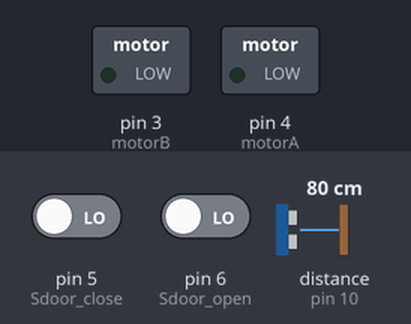
Simulated run of this sketch. Board: Arduino Uno, built with avr-gcc and run on an emulated ATmega328P. Parts: switched loads named in the sketch (green lamp = pin HIGH). Wiring (inferred from the names in the program): ultrasonic range finder: trigger pin 9; echo pin 10. The inputs (shaded band) are chosen by the test bench; at power-on: pin 5 (Sdoor_close) LOW, pin 6 (Sdoor_open) LOW, distance to the obstacle (sensor on pin 10) 80 cm. The echo pulse lasts 58.3 µs per cm; pins used as bus, display or sensor lines are not drawn.

Above: at 1.2 s.
1.3 s: pin 5 (Sdoor_close) driven HIGH
At 2.3 s:
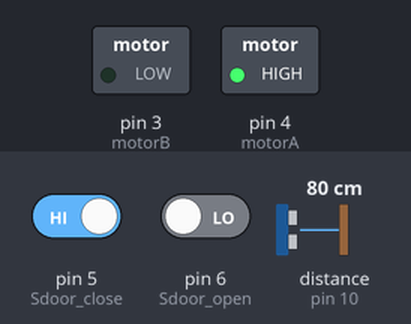
2.9 s: pin 5 (Sdoor_close) driven LOW
At 6.3 s:
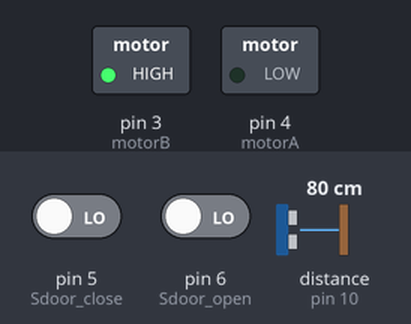
Timing chart, 0 to 7.8 s (numbered marks = the images above; inputs shaded):
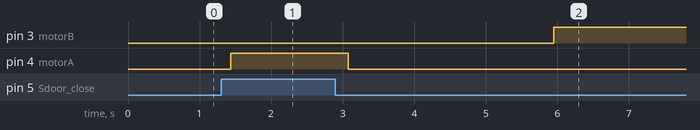

The sketch:

door_Auto.ino
```cpp
#include <HCSR04.h>

#define tpin 9 //ขาทริก
#define epin 10 //ขาแอคโค้
#define Sdoor_close 5 //door pin ขาสวืทฝั่งปิด
#define Sdoor_open 6 //door pin ขาสวิทฝั่งเปิด
#define motorA 4 //ขามอเตอร์ฝั่งบวก
#define motorB 3 //ขามอเตอร์ฝั่งลบ

#define Max_dis 100 //ค่าระยะสูงสุดที่คนเดินเข้ามา
#define Low_dis 10 //ค่าระยะต่ำสุดที่คนเดืนเข้า
#define dooropen 0 //door state สถานะการเปิดประตู
#define doorclose 1 //door state
#define time_check_door 200 //เวลาเช็คสถานะประตู เช็คทุก 200 มิลลิวิ
#define time_check_SW 50 //เวลาเช็คสถานะประตู เช็คทุก 50 มิลลิวิ
#define time_delay_door 3000 //เวลาเช็คสถานะประตู เช็คทุก 3 วิ

HCSR04 Sensor_door(tpin,epin);

float messur_dist = 0; //เก็บระยะทาง
unsigned long time1 = 0; //เก็บระยะเวลาที่ฟังชั่นทำงาน
unsigned long time2 = 0; //เก็บระยะเวลาที่ฟังชั่นทำงาน
unsigned long doorTime = 0; //เก็บระยะเวลาประตูเปิด
bool door = 0;

void setup() {
  pinMode(Sdoor_close,INPUT);
  pinMode(Sdoor_open,INPUT);
  pinMode(motorA,OUTPUT);
  pinMode(motorB,OUTPUT);
}

void loop() {
  if(millis()-time2 >= time_check_SW)
  {
     sw_door();
     time2 = millis();
  }
  if(millis()-time1 >= time_check_door)
  {
     door_control();
     time1 = millis();
  }
}

void door_control()
{

    messur_dist = Sensor_door.dist();
    //ถ้าคนอยู่ในระยะ 10 ถัง 100เมตร กับประตูปิด ให้เปิดประตู
    if((messur_dist>Low_dis&&messur_dist<Max_dis)&&door==doorclose)
    {
      openAdoor();
      doorTime = millis();
    }
    else
    {
      //ถ้าประตูเปิดอยู่แล้วเปิดเกิน 3 วินาทีสั่งปิด
      if(door==dooropen&&millis()-doorTime >= time_delay_door)
        closeAdoor();
      else
        //ถ้าประตูปิดแล้ว และ คนไม่อยู่ในระยะให้หยุดมอเตอร์
        stopAdoor();
    }
}

void sw_door()
{
  /*ถ้าสวิทฝั่งปิดเป็น 1 กับฝั่งเปิด เป็น 0 ถือว่า ประตูปิด
    ถ้าสวิทฝั่งเปิดเป็น 1 กับฝั่งปิด เป็น 0 ถือว่า เปิด
    ถ้าสวิทฝั่งเปิดเป็น 0 กับฝั่งปิด เป็น 0 ถือว่า เปิด
  */
  door = (digitalRead(Sdoor_close)==HIGH&&digitalRead(Sdoor_open)==LOW)?doorclose:dooropen;
}

void openAdoor()
{
  digitalWrite(motorA,HIGH);
  digitalWrite(motorB,LOW);
}
void closeAdoor()
{
  digitalWrite(motorA,LOW);
  digitalWrite(motorB,HIGH);
}
void stopAdoor()
{
  digitalWrite(motorA,LOW);
  digitalWrite(motorB,LOW);
}
```

HCSR04.h
```cpp
#include <Arduino.h>
class HCSR04
{
	public:
	HCSR04(int out,int echo);				//initialisation class HCSR04 (trig pin , echo pin)
	HCSR04(int out,int echo[],int n);		//initialisation class HCSR04 (trig pin , echo pin)
	~HCSR04();								//destructor
	float dist()      const;				//return curent distance of element 0
	float dist(int n)      const;				//return curent distance of element n

	private:
	void init(int out,int echo[],int n); 			//for constructor
	int out;								//out pin
	int *echo;								//echo pin list
	int n;									//number of el
};
```

Measured:
- after the input at 1.3 s, pin 4 (motorA): LOW → HIGH after 0.14 s
- after the input at 2.9 s, pin 3 (motorB): LOW → HIGH after 3.1 s; pin 4 (motorA): HIGH → LOW after 0.18 s
